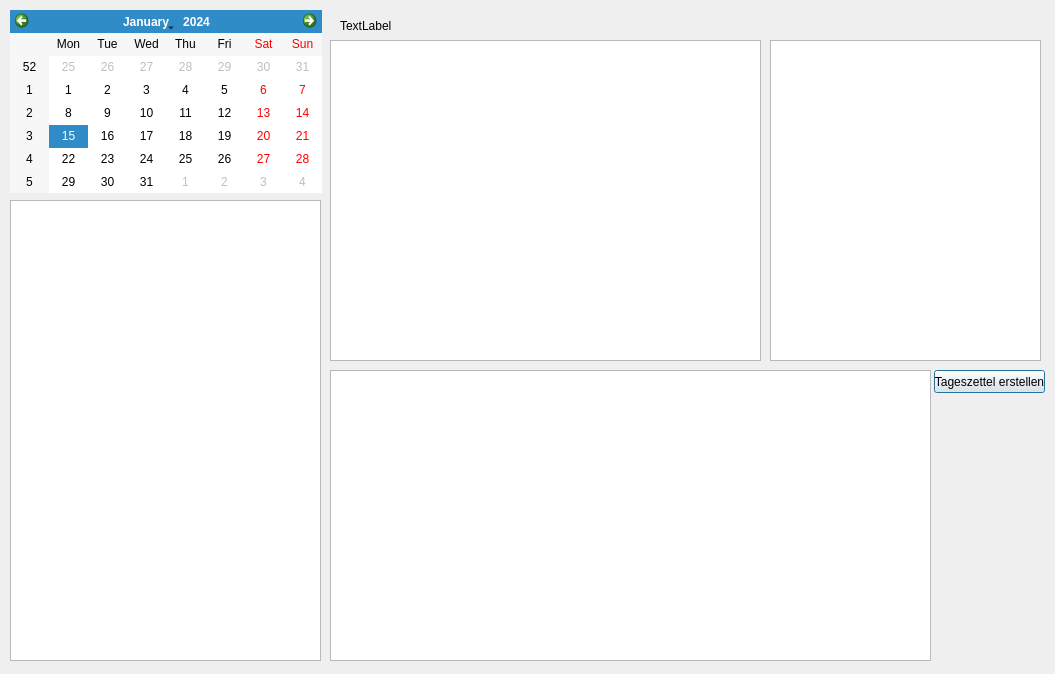
<?xml version="1.0" encoding="UTF-8"?>
<ui version="4.0">
 <class>Dialog_tageszettel</class>
 <widget class="QDialog" name="Dialog_tageszettel">
  <property name="geometry">
   <rect>
    <x>0</x>
    <y>0</y>
    <width>1055</width>
    <height>674</height>
   </rect>
  </property>
  <property name="windowTitle">
   <string>Dialog</string>
  </property>
  <widget class="QTableWidget" name="tableWidget_mitarb">
   <property name="geometry">
    <rect>
     <x>10</x>
     <y>200</y>
     <width>311</width>
     <height>461</height>
    </rect>
   </property>
  </widget>
  <widget class="QLabel" name="label_mitarb">
   <property name="geometry">
    <rect>
     <x>340</x>
     <y>10</y>
     <width>191</width>
     <height>31</height>
    </rect>
   </property>
   <property name="text">
    <string>TextLabel</string>
   </property>
  </widget>
  <widget class="QCalendarWidget" name="calendarWidget">
   <property name="geometry">
    <rect>
     <x>10</x>
     <y>10</y>
     <width>312</width>
     <height>183</height>
    </rect>
   </property>
  </widget>
  <widget class="QTableWidget" name="tableWidget_import">
   <property name="geometry">
    <rect>
     <x>330</x>
     <y>40</y>
     <width>431</width>
     <height>321</height>
    </rect>
   </property>
  </widget>
  <widget class="QTableWidget" name="tableWidget_tagzet">
   <property name="geometry">
    <rect>
     <x>330</x>
     <y>370</y>
     <width>601</width>
     <height>291</height>
    </rect>
   </property>
  </widget>
  <widget class="QTableWidget" name="tableWidget_kst">
   <property name="geometry">
    <rect>
     <x>770</x>
     <y>40</y>
     <width>271</width>
     <height>321</height>
    </rect>
   </property>
  </widget>
  <widget class="QPushButton" name="pushButton_tagzet_erstellen">
   <property name="geometry">
    <rect>
     <x>934</x>
     <y>370</y>
     <width>111</width>
     <height>23</height>
    </rect>
   </property>
   <property name="text">
    <string>Tageszettel erstellen</string>
   </property>
  </widget>
 </widget>
 <resources/>
 <connections/>
</ui>
